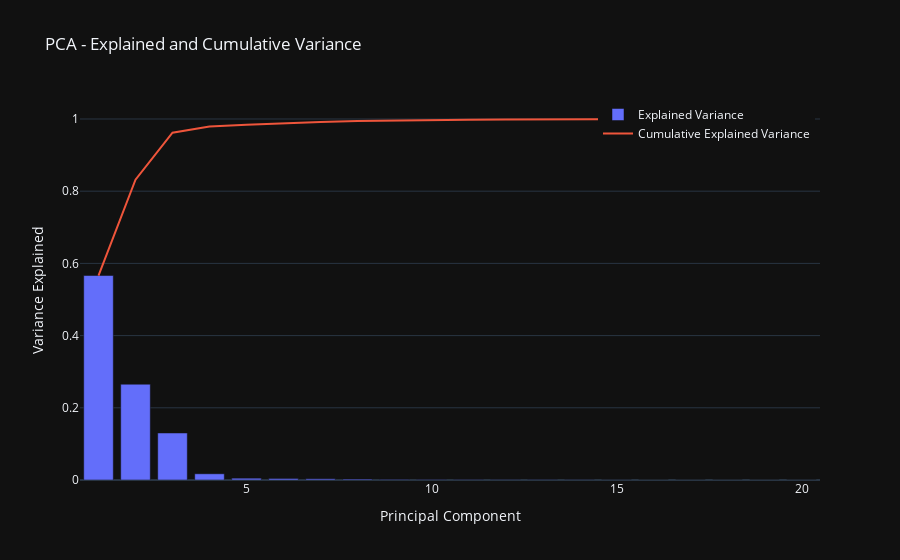

Source (notebook cell):
### Code cell
n_components = len(explained_var)

variance_trace = go.Bar(
    x=list(range(1, n_components + 1)),
    y=explained_var,
    name='Explained Variance'
)

cumulative_trace = go.Scatter(
    x=list(range(1, n_components + 1)),
    y=cumulative_var,
    mode='lines',
    name='Cumulative Explained Variance'
)

layout = go.Layout(
    title='PCA - Explained and Cumulative Variance',
    xaxis=dict(title='Principal Component'),
    yaxis=dict(title='Variance Explained'),
    legend=dict(x=0.7, y=1.0),
    template='plotly_dark'
)

fig = go.Figure(data=[variance_trace, cumulative_trace], layout=layout)

fig.show()

### Figure 1 — Plotly figure (JSON) as saved in the notebook; plotly's stock layout.template omitted (floating-point values rounded to 4 significant figures)
{"data": [{"name": "Explained Variance", "type": "bar", "x": [1, 2, 3, 4, 5, 6, 7, 8, 9, 10, 11, 12, 13, 14, 15, 16, 17, 18, 19, 20], "y": [0.5664, 0.2654, 0.1303, 0.01722, 0.005011, 0.004236, 0.003414, 0.002548, 0.001567, 0.001091, 0.000804, 0.0007006, 0.0006275, 0.0004781, 0.0001691, 9.679e-05, 6.457e-06, 8.893e-31, 6.076e-32, 4.633e-32]}, {"mode": "lines", "name": "Cumulative Explained Variance", "type": "scatter", "x": [1, 2, 3, 4, 5, 6, 7, 8, 9, 10, 11, 12, 13, 14, 15, 16, 17, 18, 19, 20], "y": [0.5664, 0.8318, 0.962, 0.9792, 0.9843, 0.9885, 0.9919, 0.9945, 0.996, 0.9971, 0.9979, 0.9986, 0.9992, 0.9997, 0.9999, 1.0, 1, 1, 1, 1]}], "layout": {"legend": {"x": 0.7, "y": 1}, "title": {"text": "PCA - Explained and Cumulative Variance"}, "xaxis": {"title": {"text": "Principal Component"}}, "yaxis": {"title": {"text": "Variance Explained"}}}}
